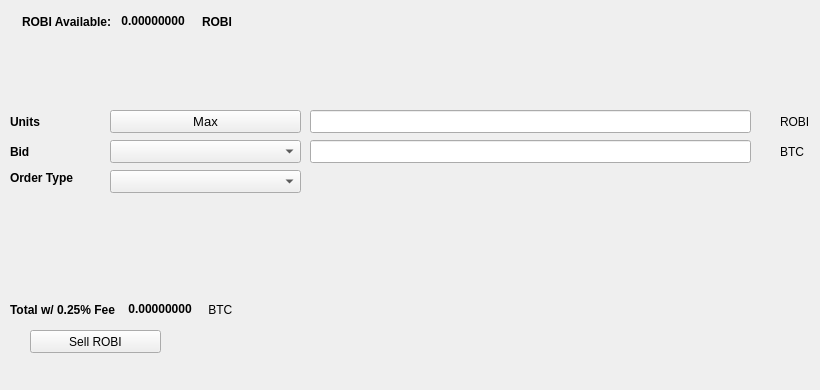
   <widget class="QWidget" name="SellTab">
    <attribute name="title">
     <string>Sell</string>
    </attribute>
    <widget class="QLabel" name="label_16">
     <property name="geometry">
      <rect>
       <x>780</x>
       <y>140</y>
       <width>31</width>
       <height>23</height>
      </rect>
     </property>
     <property name="text">
      <string>BTC</string>
     </property>
    </widget>
    <widget class="QComboBox" name="SellBidcomboBox">
     <property name="geometry">
      <rect>
       <x>110</x>
       <y>140</y>
       <width>191</width>
       <height>23</height>
      </rect>
     </property>
     <property name="font">
      <font>
       <pointsize>10</pointsize>
      </font>
     </property>
    </widget>
    <widget class="QLabel" name="label_18">
     <property name="geometry">
      <rect>
       <x>10</x>
       <y>110</y>
       <width>46</width>
       <height>23</height>
      </rect>
     </property>
     <property name="font">
      <font>
       <weight>75</weight>
       <bold>true</bold>
      </font>
     </property>
     <property name="text">
      <string>Units</string>
     </property>
    </widget>
    <widget class="QPushButton" name="Sell_Max_Amount">
     <property name="geometry">
      <rect>
       <x>110</x>
       <y>110</y>
       <width>191</width>
       <height>23</height>
      </rect>
     </property>
     <property name="font">
      <font>
       <pointsize>10</pointsize>
      </font>
     </property>
     <property name="text">
      <string>Max</string>
     </property>
    </widget>
    <widget class="QLabel" name="label_20">
     <property name="geometry">
      <rect>
       <x>10</x>
       <y>170</y>
       <width>91</width>
       <height>16</height>
      </rect>
     </property>
     <property name="font">
      <font>
       <weight>75</weight>
       <bold>true</bold>
      </font>
     </property>
     <property name="text">
      <string>Order Type</string>
     </property>
    </widget>
    <widget class="QComboBox" name="SellOrdertypeCombo">
     <property name="geometry">
      <rect>
       <x>110</x>
       <y>170</y>
       <width>191</width>
       <height>23</height>
      </rect>
     </property>
     <property name="font">
      <font>
       <pointsize>10</pointsize>
      </font>
     </property>
    </widget>
    <widget class="QLabel" name="label_21">
     <property name="geometry">
      <rect>
       <x>10</x>
       <y>140</y>
       <width>46</width>
       <height>23</height>
      </rect>
     </property>
     <property name="font">
      <font>
       <weight>75</weight>
       <bold>true</bold>
      </font>
     </property>
     <property name="text">
      <string>Bid</string>
     </property>
    </widget>
    <widget class="QLabel" name="label_22">
     <property name="geometry">
      <rect>
       <x>780</x>
       <y>110</y>
       <width>31</width>
       <height>23</height>
      </rect>
     </property>
     <property name="text">
      <string>ROBI</string>
     </property>
    </widget>
    <widget class="QLineEdit" name="UnitsInputROBI">
     <property name="geometry">
      <rect>
       <x>310</x>
       <y>110</y>
       <width>441</width>
       <height>23</height>
      </rect>
     </property>
     <property name="font">
      <font>
       <pointsize>9</pointsize>
       <weight>75</weight>
       <bold>true</bold>
      </font>
     </property>
    </widget>
    <widget class="QLineEdit" name="SellBidPriceEdit">
     <property name="geometry">
      <rect>
       <x>310</x>
       <y>140</y>
       <width>441</width>
       <height>23</height>
      </rect>
     </property>
     <property name="font">
      <font>
       <pointsize>9</pointsize>
       <weight>75</weight>
       <bold>true</bold>
      </font>
     </property>
    </widget>
    <widget class="QPushButton" name="SellROBIBTN">
     <property name="geometry">
      <rect>
       <x>30</x>
       <y>330</y>
       <width>131</width>
       <height>23</height>
      </rect>
     </property>
     <property name="text">
      <string>Sell ROBI</string>
     </property>
     <property name="icon">
      <iconset resource="../robi">
       <normaloff>:/icons/bitcoin</normaloff>:/icons/bitcoin</iconset>
     </property>
    </widget>
    <widget class="QWidget" name="layoutWidget3">
     <property name="geometry">
      <rect>
       <x>22</x>
       <y>12</y>
       <width>258</width>
       <height>19</height>
      </rect>
     </property>
     <layout class="QHBoxLayout" name="horizontalLayout">
      <item>
       <widget class="QLabel" name="label232_2">
        <property name="font">
         <font>
          <weight>75</weight>
          <bold>true</bold>
         </font>
        </property>
        <property name="text">
         <string>ROBI Available:</string>
        </property>
       </widget>
      </item>
      <item>
       <widget class="QLabel" name="ROBIAvailableLabel">
        <property name="palette">
         <palette>
          <active>
           <colorrole role="WindowText">
            <brush brushstyle="SolidPattern">
             <color alpha="255">
              <red>0</red>
              <green>0</green>
              <blue>0</blue>
             </color>
            </brush>
           </colorrole>
           <colorrole role="Button">
            <brush brushstyle="SolidPattern">
             <color alpha="255">
              <red>0</red>
              <green>170</green>
              <blue>0</blue>
             </color>
            </brush>
           </colorrole>
           <colorrole role="Light">
            <brush brushstyle="SolidPattern">
             <color alpha="255">
              <red>0</red>
              <green>255</green>
              <blue>0</blue>
             </color>
            </brush>
           </colorrole>
           <colorrole role="Midlight">
            <brush brushstyle="SolidPattern">
             <color alpha="255">
              <red>0</red>
              <green>212</green>
              <blue>0</blue>
             </color>
            </brush>
           </colorrole>
           <colorrole role="Dark">
            <brush brushstyle="SolidPattern">
             <color alpha="255">
              <red>0</red>
              <green>85</green>
              <blue>0</blue>
             </color>
            </brush>
           </colorrole>
           <colorrole role="Mid">
            <brush brushstyle="SolidPattern">
             <color alpha="255">
              <red>0</red>
              <green>113</green>
              <blue>0</blue>
             </color>
            </brush>
           </colorrole>
           <colorrole role="Text">
            <brush brushstyle="SolidPattern">
             <color alpha="255">
              <red>0</red>
              <green>170</green>
              <blue>0</blue>
             </color>
            </brush>
           </colorrole>
           <colorrole role="BrightText">
            <brush brushstyle="SolidPattern">
             <color alpha="255">
              <red>255</red>
              <green>255</green>
              <blue>255</blue>
             </color>
            </brush>
           </colorrole>
           <colorrole role="ButtonText">
            <brush brushstyle="SolidPattern">
             <color alpha="255">
              <red>0</red>
              <green>0</green>
              <blue>0</blue>
             </color>
            </brush>
           </colorrole>
           <colorrole role="Base">
            <brush brushstyle="SolidPattern">
             <color alpha="255">
              <red>255</red>
              <green>255</green>
              <blue>255</blue>
             </color>
            </brush>
           </colorrole>
           <colorrole role="Window">
            <brush brushstyle="SolidPattern">
             <color alpha="255">
              <red>0</red>
              <green>170</green>
              <blue>0</blue>
             </color>
            </brush>
           </colorrole>
           <colorrole role="Shadow">
            <brush brushstyle="SolidPattern">
             <color alpha="255">
              <red>0</red>
              <green>0</green>
              <blue>0</blue>
             </color>
            </brush>
           </colorrole>
           <colorrole role="AlternateBase">
            <brush brushstyle="SolidPattern">
             <color alpha="255">
              <red>127</red>
              <green>212</green>
              <blue>127</blue>
             </color>
            </brush>
           </colorrole>
           <colorrole role="ToolTipBase">
            <brush brushstyle="SolidPattern">
             <color alpha="255">
              <red>255</red>
              <green>255</green>
              <blue>220</blue>
             </color>
            </brush>
           </colorrole>
           <colorrole role="ToolTipText">
            <brush brushstyle="SolidPattern">
             <color alpha="255">
              <red>0</red>
              <green>0</green>
              <blue>0</blue>
             </color>
            </brush>
           </colorrole>
          </active>
          <inactive>
           <colorrole role="WindowText">
            <brush brushstyle="SolidPattern">
             <color alpha="255">
              <red>0</red>
              <green>0</green>
              <blue>0</blue>
             </color>
            </brush>
           </colorrole>
           <colorrole role="Button">
            <brush brushstyle="SolidPattern">
             <color alpha="255">
              <red>0</red>
              <green>170</green>
              <blue>0</blue>
             </color>
            </brush>
           </colorrole>
           <colorrole role="Light">
            <brush brushstyle="SolidPattern">
             <color alpha="255">
              <red>0</red>
              <green>255</green>
              <blue>0</blue>
             </color>
            </brush>
           </colorrole>
           <colorrole role="Midlight">
            <brush brushstyle="SolidPattern">
             <color alpha="255">
              <red>0</red>
              <green>212</green>
              <blue>0</blue>
             </color>
            </brush>
           </colorrole>
           <colorrole role="Dark">
            <brush brushstyle="SolidPattern">
             <color alpha="255">
              <red>0</red>
              <green>85</green>
              <blue>0</blue>
             </color>
            </brush>
           </colorrole>
           <colorrole role="Mid">
            <brush brushstyle="SolidPattern">
             <color alpha="255">
              <red>0</red>
              <green>113</green>
              <blue>0</blue>
             </color>
            </brush>
           </colorrole>
           <colorrole role="Text">
            <brush brushstyle="SolidPattern">
             <color alpha="255">
              <red>0</red>
              <green>170</green>
              <blue>0</blue>
             </color>
            </brush>
           </colorrole>
           <colorrole role="BrightText">
            <brush brushstyle="SolidPattern">
             <color alpha="255">
              <red>255</red>
              <green>255</green>
              <blue>255</blue>
             </color>
            </brush>
           </colorrole>
           <colorrole role="ButtonText">
            <brush brushstyle="SolidPattern">
             <color alpha="255">
              <red>0</red>
              <green>0</green>
              <blue>0</blue>
             </color>
            </brush>
           </colorrole>
           <colorrole role="Base">
            <brush brushstyle="SolidPattern">
             <color alpha="255">
              <red>255</red>
              <green>255</green>
              <blue>255</blue>
             </color>
            </brush>
           </colorrole>
           <colorrole role="Window">
            <brush brushstyle="SolidPattern">
             <color alpha="255">
              <red>0</red>
              <green>170</green>
              <blue>0</blue>
             </color>
            </brush>
           </colorrole>
           <colorrole role="Shadow">
            <brush brushstyle="SolidPattern">
             <color alpha="255">
              <red>0</red>
              <green>0</green>
              <blue>0</blue>
             </color>
            </brush>
           </colorrole>
           <colorrole role="AlternateBase">
            <brush brushstyle="SolidPattern">
             <color alpha="255">
              <red>127</red>
              <green>212</green>
              <blue>127</blue>
             </color>
            </brush>
           </colorrole>
           <colorrole role="ToolTipBase">
            <brush brushstyle="SolidPattern">
             <color alpha="255">
              <red>255</red>
              <green>255</green>
              <blue>220</blue>
             </color>
            </brush>
           </colorrole>
           <colorrole role="ToolTipText">
            <brush brushstyle="SolidPattern">
             <color alpha="255">
              <red>0</red>
              <green>0</green>
              <blue>0</blue>
             </color>
            </brush>
           </colorrole>
          </inactive>
          <disabled>
           <colorrole role="WindowText">
            <brush brushstyle="SolidPattern">
             <color alpha="255">
              <red>0</red>
              <green>85</green>
              <blue>0</blue>
             </color>
            </brush>
           </colorrole>
           <colorrole role="Button">
            <brush brushstyle="SolidPattern">
             <color alpha="255">
              <red>0</red>
              <green>170</green>
              <blue>0</blue>
             </color>
            </brush>
           </colorrole>
           <colorrole role="Light">
            <brush brushstyle="SolidPattern">
             <color alpha="255">
              <red>0</red>
              <green>255</green>
              <blue>0</blue>
             </color>
            </brush>
           </colorrole>
           <colorrole role="Midlight">
            <brush brushstyle="SolidPattern">
             <color alpha="255">
              <red>0</red>
              <green>212</green>
              <blue>0</blue>
             </color>
            </brush>
           </colorrole>
           <colorrole role="Dark">
            <brush brushstyle="SolidPattern">
             <color alpha="255">
              <red>0</red>
              <green>85</green>
              <blue>0</blue>
             </color>
            </brush>
           </colorrole>
           <colorrole role="Mid">
            <brush brushstyle="SolidPattern">
             <color alpha="255">
              <red>0</red>
              <green>113</green>
              <blue>0</blue>
             </color>
            </brush>
           </colorrole>
           <colorrole role="Text">
            <brush brushstyle="SolidPattern">
             <color alpha="255">
              <red>0</red>
              <green>85</green>
              <blue>0</blue>
             </color>
            </brush>
           </colorrole>
           <colorrole role="BrightText">
            <brush brushstyle="SolidPattern">
             <color alpha="255">
              <red>255</red>
              <green>255</green>
              <blue>255</blue>
             </color>
            </brush>
           </colorrole>
           <colorrole role="ButtonText">
            <brush brushstyle="SolidPattern">
             <color alpha="255">
              <red>0</red>
              <green>85</green>
              <blue>0</blue>
             </color>
            </brush>
           </colorrole>
           <colorrole role="Base">
            <brush brushstyle="SolidPattern">
             <color alpha="255">
              <red>0</red>
              <green>170</green>
              <blue>0</blue>
             </color>
            </brush>
           </colorrole>
           <colorrole role="Window">
            <brush brushstyle="SolidPattern">
             <color alpha="255">
              <red>0</red>
              <green>170</green>
              <blue>0</blue>
             </color>
            </brush>
           </colorrole>
           <colorrole role="Shadow">
            <brush brushstyle="SolidPattern">
             <color alpha="255">
              <red>0</red>
              <green>0</green>
              <blue>0</blue>
             </color>
            </brush>
           </colorrole>
           <colorrole role="AlternateBase">
            <brush brushstyle="SolidPattern">
             <color alpha="255">
              <red>0</red>
              <green>170</green>
              <blue>0</blue>
             </color>
            </brush>
           </colorrole>
           <colorrole role="ToolTipBase">
            <brush brushstyle="SolidPattern">
             <color alpha="255">
              <red>255</red>
              <green>255</green>
              <blue>220</blue>
             </color>
            </brush>
           </colorrole>
           <colorrole role="ToolTipText">
            <brush brushstyle="SolidPattern">
             <color alpha="255">
              <red>0</red>
              <green>0</green>
              <blue>0</blue>
             </color>
            </brush>
           </colorrole>
          </disabled>
         </palette>
        </property>
        <property name="font">
         <font>
          <weight>75</weight>
          <bold>true</bold>
         </font>
        </property>
        <property name="text">
         <string> 0.00000000 </string>
        </property>
        <property name="textInteractionFlags">
         <set>Qt::LinksAccessibleByMouse|Qt::TextSelectableByKeyboard|Qt::TextSelectableByMouse</set>
        </property>
       </widget>
      </item>
      <item>
       <widget class="QLabel" name="labelROBI">
        <property name="font">
         <font>
          <weight>75</weight>
          <bold>true</bold>
         </font>
        </property>
        <property name="text">
         <string>ROBI</string>
        </property>
       </widget>
      </item>
     </layout>
    </widget>
    <widget class="QWidget" name="layoutWidget">
     <property name="geometry">
      <rect>
       <x>10</x>
       <y>300</y>
       <width>268</width>
       <height>19</height>
      </rect>
     </property>
     <layout class="QHBoxLayout" name="horizontalLayout_2">
      <item>
       <widget class="QLabel" name="label_19">
        <property name="font">
         <font>
          <weight>75</weight>
          <bold>true</bold>
         </font>
        </property>
        <property name="text">
         <string>Total w/ 0.25% Fee </string>
        </property>
       </widget>
      </item>
      <item>
       <widget class="QLabel" name="SellCostLabel">
        <property name="palette">
         <palette>
          <active>
           <colorrole role="WindowText">
            <brush brushstyle="SolidPattern">
             <color alpha="255">
              <red>0</red>
              <green>0</green>
              <blue>0</blue>
             </color>
            </brush>
           </colorrole>
           <colorrole role="Button">
            <brush brushstyle="SolidPattern">
             <color alpha="255">
              <red>0</red>
              <green>170</green>
              <blue>0</blue>
             </color>
            </brush>
           </colorrole>
           <colorrole role="Light">
            <brush brushstyle="SolidPattern">
             <color alpha="255">
              <red>0</red>
              <green>255</green>
              <blue>0</blue>
             </color>
            </brush>
           </colorrole>
           <colorrole role="Midlight">
            <brush brushstyle="SolidPattern">
             <color alpha="255">
              <red>0</red>
              <green>212</green>
              <blue>0</blue>
             </color>
            </brush>
           </colorrole>
           <colorrole role="Dark">
            <brush brushstyle="SolidPattern">
             <color alpha="255">
              <red>0</red>
              <green>85</green>
              <blue>0</blue>
             </color>
            </brush>
           </colorrole>
           <colorrole role="Mid">
            <brush brushstyle="SolidPattern">
             <color alpha="255">
              <red>0</red>
              <green>113</green>
              <blue>0</blue>
             </color>
            </brush>
           </colorrole>
           <colorrole role="Text">
            <brush brushstyle="SolidPattern">
             <color alpha="255">
              <red>0</red>
              <green>170</green>
              <blue>0</blue>
             </color>
            </brush>
           </colorrole>
           <colorrole role="BrightText">
            <brush brushstyle="SolidPattern">
             <color alpha="255">
              <red>255</red>
              <green>255</green>
              <blue>255</blue>
             </color>
            </brush>
           </colorrole>
           <colorrole role="ButtonText">
            <brush brushstyle="SolidPattern">
             <color alpha="255">
              <red>0</red>
              <green>0</green>
              <blue>0</blue>
             </color>
            </brush>
           </colorrole>
           <colorrole role="Base">
            <brush brushstyle="SolidPattern">
             <color alpha="255">
              <red>255</red>
              <green>255</green>
              <blue>255</blue>
             </color>
            </brush>
           </colorrole>
           <colorrole role="Window">
            <brush brushstyle="SolidPattern">
             <color alpha="255">
              <red>0</red>
              <green>170</green>
              <blue>0</blue>
             </color>
            </brush>
           </colorrole>
           <colorrole role="Shadow">
            <brush brushstyle="SolidPattern">
             <color alpha="255">
              <red>0</red>
              <green>0</green>
              <blue>0</blue>
             </color>
            </brush>
           </colorrole>
           <colorrole role="AlternateBase">
            <brush brushstyle="SolidPattern">
             <color alpha="255">
              <red>127</red>
              <green>212</green>
              <blue>127</blue>
             </color>
            </brush>
           </colorrole>
           <colorrole role="ToolTipBase">
            <brush brushstyle="SolidPattern">
             <color alpha="255">
              <red>255</red>
              <green>255</green>
              <blue>220</blue>
             </color>
            </brush>
           </colorrole>
           <colorrole role="ToolTipText">
            <brush brushstyle="SolidPattern">
             <color alpha="255">
              <red>0</red>
              <green>0</green>
              <blue>0</blue>
             </color>
            </brush>
           </colorrole>
          </active>
          <inactive>
           <colorrole role="WindowText">
            <brush brushstyle="SolidPattern">
             <color alpha="255">
              <red>0</red>
              <green>0</green>
              <blue>0</blue>
             </color>
            </brush>
           </colorrole>
           <colorrole role="Button">
            <brush brushstyle="SolidPattern">
             <color alpha="255">
              <red>0</red>
              <green>170</green>
              <blue>0</blue>
             </color>
            </brush>
           </colorrole>
           <colorrole role="Light">
            <brush brushstyle="SolidPattern">
             <color alpha="255">
              <red>0</red>
              <green>255</green>
              <blue>0</blue>
             </color>
            </brush>
           </colorrole>
           <colorrole role="Midlight">
            <brush brushstyle="SolidPattern">
             <color alpha="255">
              <red>0</red>
              <green>212</green>
              <blue>0</blue>
             </color>
            </brush>
           </colorrole>
           <colorrole role="Dark">
            <brush brushstyle="SolidPattern">
             <color alpha="255">
              <red>0</red>
              <green>85</green>
              <blue>0</blue>
             </color>
            </brush>
           </colorrole>
           <colorrole role="Mid">
            <brush brushstyle="SolidPattern">
             <color alpha="255">
              <red>0</red>
              <green>113</green>
              <blue>0</blue>
             </color>
            </brush>
           </colorrole>
           <colorrole role="Text">
            <brush brushstyle="SolidPattern">
             <color alpha="255">
              <red>0</red>
              <green>170</green>
              <blue>0</blue>
             </color>
            </brush>
           </colorrole>
           <colorrole role="BrightText">
            <brush brushstyle="SolidPattern">
             <color alpha="255">
              <red>255</red>
              <green>255</green>
              <blue>255</blue>
             </color>
            </brush>
           </colorrole>
           <colorrole role="ButtonText">
            <brush brushstyle="SolidPattern">
             <color alpha="255">
              <red>0</red>
              <green>0</green>
              <blue>0</blue>
             </color>
            </brush>
           </colorrole>
           <colorrole role="Base">
            <brush brushstyle="SolidPattern">
             <color alpha="255">
              <red>255</red>
              <green>255</green>
              <blue>255</blue>
             </color>
            </brush>
           </colorrole>
           <colorrole role="Window">
            <brush brushstyle="SolidPattern">
             <color alpha="255">
              <red>0</red>
              <green>170</green>
              <blue>0</blue>
             </color>
            </brush>
           </colorrole>
           <colorrole role="Shadow">
            <brush brushstyle="SolidPattern">
             <color alpha="255">
              <red>0</red>
              <green>0</green>
              <blue>0</blue>
             </color>
            </brush>
           </colorrole>
           <colorrole role="AlternateBase">
            <brush brushstyle="SolidPattern">
             <color alpha="255">
              <red>127</red>
              <green>212</green>
              <blue>127</blue>
             </color>
            </brush>
           </colorrole>
           <colorrole role="ToolTipBase">
            <brush brushstyle="SolidPattern">
             <color alpha="255">
              <red>255</red>
              <green>255</green>
              <blue>220</blue>
             </color>
            </brush>
           </colorrole>
           <colorrole role="ToolTipText">
            <brush brushstyle="SolidPattern">
             <color alpha="255">
              <red>0</red>
              <green>0</green>
              <blue>0</blue>
             </color>
            </brush>
           </colorrole>
          </inactive>
          <disabled>
           <colorrole role="WindowText">
            <brush brushstyle="SolidPattern">
             <color alpha="255">
              <red>0</red>
              <green>85</green>
              <blue>0</blue>
             </color>
            </brush>
           </colorrole>
           <colorrole role="Button">
            <brush brushstyle="SolidPattern">
             <color alpha="255">
              <red>0</red>
              <green>170</green>
              <blue>0</blue>
             </color>
            </brush>
           </colorrole>
           <colorrole role="Light">
            <brush brushstyle="SolidPattern">
             <color alpha="255">
              <red>0</red>
              <green>255</green>
              <blue>0</blue>
             </color>
            </brush>
           </colorrole>
           <colorrole role="Midlight">
            <brush brushstyle="SolidPattern">
             <color alpha="255">
              <red>0</red>
              <green>212</green>
              <blue>0</blue>
             </color>
            </brush>
           </colorrole>
           <colorrole role="Dark">
            <brush brushstyle="SolidPattern">
             <color alpha="255">
              <red>0</red>
              <green>85</green>
              <blue>0</blue>
             </color>
            </brush>
           </colorrole>
           <colorrole role="Mid">
            <brush brushstyle="SolidPattern">
             <color alpha="255">
              <red>0</red>
              <green>113</green>
              <blue>0</blue>
             </color>
            </brush>
           </colorrole>
           <colorrole role="Text">
            <brush brushstyle="SolidPattern">
             <color alpha="255">
              <red>0</red>
              <green>85</green>
              <blue>0</blue>
             </color>
            </brush>
           </colorrole>
           <colorrole role="BrightText">
            <brush brushstyle="SolidPattern">
             <color alpha="255">
              <red>255</red>
              <green>255</green>
              <blue>255</blue>
             </color>
            </brush>
           </colorrole>
           <colorrole role="ButtonText">
            <brush brushstyle="SolidPattern">
             <color alpha="255">
              <red>0</red>
              <green>85</green>
              <blue>0</blue>
             </color>
            </brush>
           </colorrole>
           <colorrole role="Base">
            <brush brushstyle="SolidPattern">
             <color alpha="255">
              <red>0</red>
              <green>170</green>
              <blue>0</blue>
             </color>
            </brush>
           </colorrole>
           <colorrole role="Window">
            <brush brushstyle="SolidPattern">
             <color alpha="255">
              <red>0</red>
              <green>170</green>
              <blue>0</blue>
             </color>
            </brush>
           </colorrole>
           <colorrole role="Shadow">
            <brush brushstyle="SolidPattern">
             <color alpha="255">
              <red>0</red>
              <green>0</green>
              <blue>0</blue>
             </color>
            </brush>
           </colorrole>
           <colorrole role="AlternateBase">
            <brush brushstyle="SolidPattern">
             <color alpha="255">
              <red>0</red>
              <green>170</green>
              <blue>0</blue>
             </color>
            </brush>
           </colorrole>
           <colorrole role="ToolTipBase">
            <brush brushstyle="SolidPattern">
             <color alpha="255">
              <red>255</red>
              <green>255</green>
              <blue>220</blue>
             </color>
            </brush>
           </colorrole>
           <colorrole role="ToolTipText">
            <brush brushstyle="SolidPattern">
             <color alpha="255">
              <red>0</red>
              <green>0</green>
              <blue>0</blue>
             </color>
            </brush>
           </colorrole>
          </disabled>
         </palette>
        </property>
        <property name="font">
         <font>
          <weight>75</weight>
          <bold>true</bold>
         </font>
        </property>
        <property name="autoFillBackground">
         <bool>false</bool>
        </property>
        <property name="text">
         <string> 0.00000000</string>
        </property>
        <property name="textInteractionFlags">
         <set>Qt::LinksAccessibleByMouse|Qt::TextSelectableByMouse</set>
        </property>
       </widget>
      </item>
      <item>
       <widget class="QLabel" name="label_17">
        <property name="font">
         <font>
          <weight>50</weight>
          <bold>false</bold>
         </font>
        </property>
        <property name="text">
         <string> BTC</string>
        </property>
       </widget>
      </item>
     </layout>
    </widget>
    <widget class="QLabel" name="label_23">
     <property name="geometry">
      <rect>
       <x>460</x>
       <y>300</y>
       <width>281</width>
       <height>81</height>
      </rect>
     </property>
     <property name="text">
      <string/>
     </property>
     <property name="pixmap">
      <pixmap>:/images/bittrex</pixmap>
     </property>
    </widget>
   </widget>
